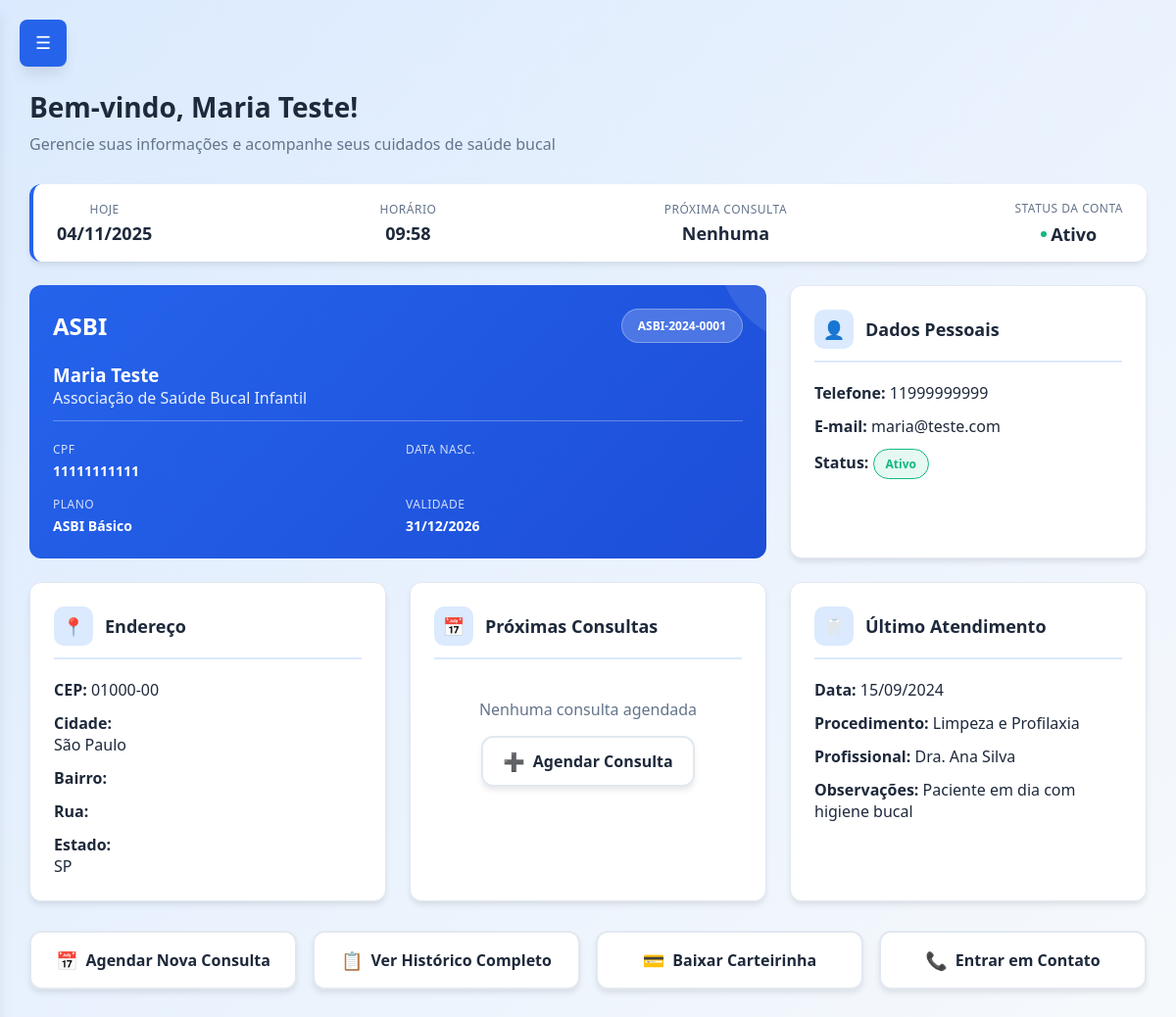
The app's page /painel_cliente.php (signed in) with its own data.
### tables this page shows
CREATE TABLE `usuario` (
  `id` int(11) NOT NULL,
  `nome_crianca` varchar(255) DEFAULT NULL,
  `nome_responsavel` varchar(255) DEFAULT NULL,
  `email` varchar(150) NOT NULL,
  `senha` varchar(255) NOT NULL,
  `cpf` varchar(14) NOT NULL,
  `cep` char(8) NOT NULL,
  `bairro` varchar(100) DEFAULT NULL,
  `cidade` varchar(100) DEFAULT NULL,
  `rua` varchar(255) DEFAULT NULL,
  `numero` varchar(255) DEFAULT NULL,
  `estado` char(2) DEFAULT NULL,
  `criado_em` timestamp NOT NULL DEFAULT current_timestamp(),
  `ultimo_login` date DEFAULT NULL,
  `reset_token` varchar(255) DEFAULT NULL,
  `reset_expira` datetime DEFAULT NULL,
  `telefone` varchar(20) NOT NULL,
  `codigo_2fa` varchar(6) DEFAULT NULL,
  `data_nascimento` date DEFAULT NULL,
  `sexo` varchar(255) DEFAULT NULL
);

### painel_cliente.php (the view, shortened to what this page needs)
<?php
require 'conexao.php';
$id_usuario = $_SESSION['id'];
$sql = "SELECT nome_crianca, cpf, data_nascimento, telefone, email, cep, cidade, bairro, rua, estado
        FROM usuario
        WHERE id = ?";
$stmt = $conn->prepare($sql);
$stmt->bind_param("i", $id_usuario);
$stmt->execute();
$result = $stmt->get_result();
$cliente = [
    'nome' => $_SESSION['nome_crianca'],
    'cpf' => $_SESSION['cpf'],
    'data_nascimento' => $_SESSION['data_nascimento'],
    'telefone' => $_SESSION['telefone'],
    'email' => $_SESSION['email'],
    'cep' => $_SESSION['cep'],
    'cidade' => $_SESSION['cidade'],
    'rua' => $_SESSION['rua'],
    'bairro' => $_SESSION['bairro'],
    'estado' => $_SESSION['estado'],
    'plano' => 'ASBI Básico',
    'numero_carteira' => 'ASBI-2024-0001',
    'validade' => '31/12/2026',
    'status' => 'Ativo',
    'ultimo_login' => date('d/m/Y H:i')
];
?>
<!DOCTYPE html>
<html lang="pt-BR">
<head>
</head>
<body>
    <button class="sidebar-toggle" id="sidebarToggle" onclick="toggleSidebar()">
        <span class="toggle-icon">☰</span>
    </button>
    <div class="dashboard-container">
        <main class="main-content" id="mainContent">
            <div class="content-header">
                <h1>Bem-vindo, <?php echo htmlspecialchars($cliente['nome']); ?>!</h1>
                <p>Gerencie suas informações e acompanhe seus cuidados de saúde bucal</p>
            </div>
            <div class="quick-info">
                <div class="quick-info-item">
                    <div class="quick-info-label">Hoje</div>
                    <div class="quick-info-value"><?php echo date('d/m/Y'); ?></div>
                </div>
                <div class="quick-info-item">
                    <div class="quick-info-label">Horário</div>
                    <div class="quick-info-value" id="current-time"><?php echo date('H:i'); ?></div>
                </div>
                <div class="quick-info-item">
                    <div class="quick-info-label">Próxima Consulta</div>
                    <div class="quick-info-value">Nenhuma</div>
                </div>
                <div class="quick-info-item">
                    <div class="quick-info-label">Status da Conta</div>
                    <div class="quick-info-value status-online">
                        <span class="status-dot"></span>
                        <?php echo $cliente['status']; ?>
                    </div>
                </div>
            </div>
            <div class="cards-grid">
                <div class="carteirinha">
                    <div class="carteirinha-header">
                        <div class="logo-asbi">ASBI</div>
                        <div class="numero-carteira"><?php echo $cliente['numero_carteira']; ?></div>
                    </div>
                    <div style="border-bottom: 1px solid rgba(255,255,255,0.3); padding-bottom: 12px; margin-bottom: 16px; position: relative; z-index: 2;">
                        <h3><?php echo htmlspecialchars($cliente['nome']); ?></h3>
                        <p style="opacity: 0.9;">Associação de Saúde Bucal Infantil</p>
                    </div>
                    <div class="carteirinha-body">
                        <div class="carteirinha-info">
                            <span class="info-label">CPF</span>
                            <span class="info-value"><?php echo $cliente['cpf']; ?></span>
                        </div>
                        <div class="carteirinha-info">
                            <span class="info-label">Data Nasc.</span>
                        </div>
                        <div class="carteirinha-info">
                            <span class="info-label">Plano</span>
                            <span class="info-value"><?php echo $cliente['plano']; ?></span>
                        </div>
                        <div class="carteirinha-info">
                            <span class="info-label">Validade</span>
                            <span class="info-value"><?php echo $cliente['validade']; ?></span>
                        </div>
                    </div>
                </div>
                <div class="info-card">
                    <div class="card-header">
                        <span>👤</span>
                        <h3>Dados Pessoais</h3>
                    </div>
                    <div style="display: grid; gap: 12px;">
                        <div>
                            <strong>Telefone:</strong> <?php echo $cliente['telefone']; ?>
                        </div>
                        <div>
                            <strong>E-mail:</strong> <?php echo $cliente['email']; ?>
                        </div>
                        <div>
                            <strong>Status:</strong>
                            <span class="status-badge status-ativo"><?php echo $cliente['status']; ?></span>
                        </div>
                    </div>
                </div>
                <div class="info-card">
                    <div class="card-header">
                        <span>📍</span>
                        <h3>Endereço</h3>
                    </div>
                    <div style="display: grid; gap: 12px;">
                        <div>
                            <strong>CEP:</strong> <?php echo $cliente['cep']; ?>
                        </div>
                         <div>
                            <strong>Cidade:</strong><br>
                            <?php echo $cliente['cidade']; ?>
                        </div>
                        <div>
                            <strong>Bairro:</strong><br>
                        </div>
                        <div>
                            <strong>Rua:</strong><br>
                        </div>
                        <div>
                            <strong>Estado:</strong><br>
                            <?php echo $cliente['estado']; ?>
                        </div>
                    </div>
                </div>
                <div class="info-card">
                    <div class="card-header">
                        <span>📅</span>
                        <h3>Próximas Consultas</h3>
                    </div>
                    <div style="text-align: center; padding: 20px;">
                        <p style="color: var(--text-muted); margin-bottom: 16px;">Nenhuma consulta agendada</p>
                        <a href="#" class="action-btn" style="display: inline-flex; padding: 12px 20px;">
                            <span>➕</span> Agendar Consulta
                        </a>
                    </div>
                </div>
                <div class="info-card">
                    <div class="card-header">
                        <span>🦷</span>
                        <h3>Último Atendimento</h3>
                    </div>
                    <div style="display: grid; gap: 12px;">
                        <div>
                            <strong>Data:</strong> 15/09/2024
                        </div>
                        <div>
                            <strong>Procedimento:</strong> Limpeza e Profilaxia
                        </div>
                        <div>
                            <strong>Profissional:</strong> Dra. Ana Silva
                        </div>
                        <div>
                            <strong>Observações:</strong> Paciente em dia com higiene bucal
                        </div>
                    </div>
                </div>
            </div>
            <div class="action-buttons">
                <a href="#" class="action-btn">
                    <span>📅</span> Agendar Nova Consulta
                </a>
                <a href="#" class="action-btn">
                    <span>📋</span> Ver Histórico Completo
                </a>
                <a href="#" class="action-btn">
                    <span>💳</span> Baixar Carteirinha
                </a>
                <a href="#" class="action-btn">
                    <span>📞</span> Entrar em Contato
                </a>
            </div>
        </main>
    </div>
</body>
</html>

### records on screen
usuario: nome_crianca "Maria Teste", cpf "11111111111", telefone "11999999999", email "maria@teste.com", cep "01000-00", cidade "São Paulo", estado "SP"

### other values on screen
$cliente['status'] "Ativo"
$cliente['numero_carteira'] "ASBI-2024-0001"
$cliente['plano'] "ASBI Básico"
$cliente['validade'] "31/12/2026"
